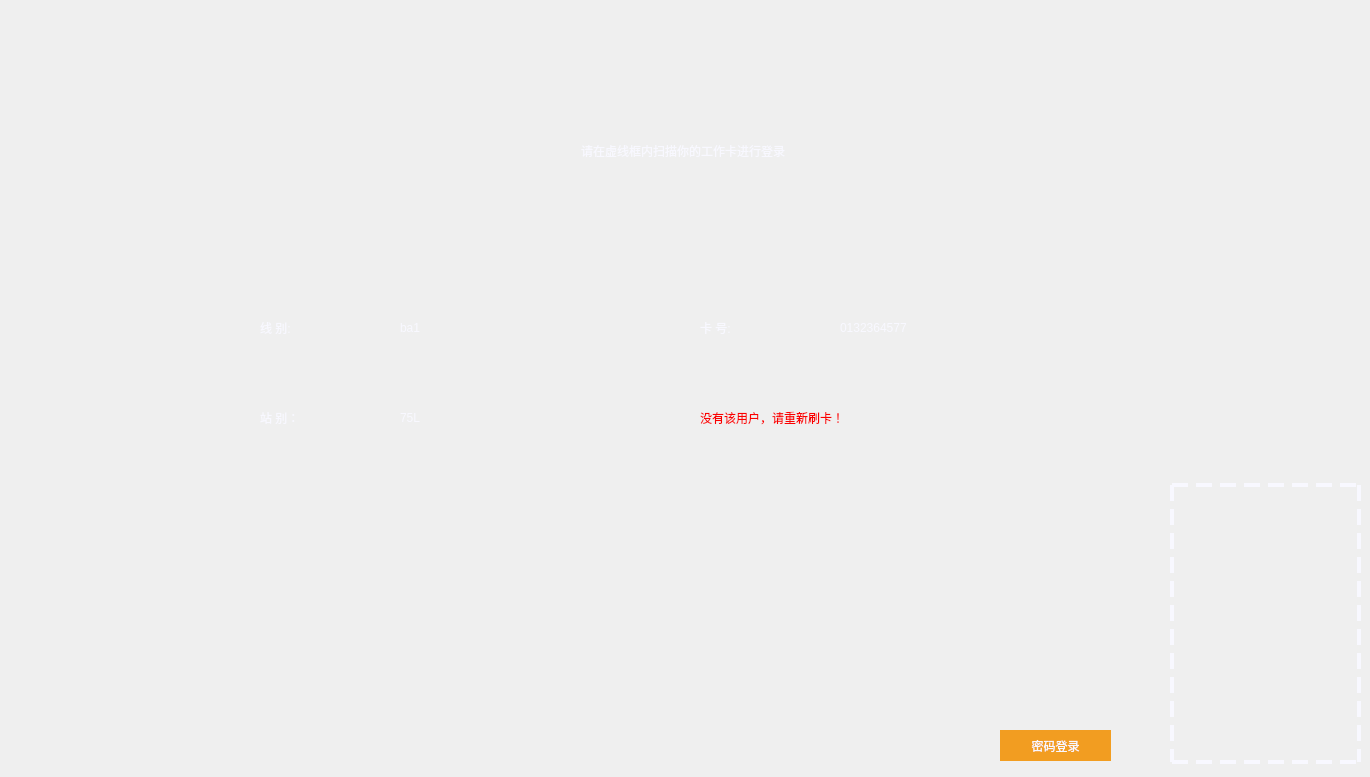
   <widget class="QWidget" name="page_2">
    <widget class="QLabel" name="label_7">
     <property name="geometry">
      <rect>
       <x>183</x>
       <y>110</y>
       <width>1000</width>
       <height>81</height>
      </rect>
     </property>
     <property name="styleSheet">
      <string notr="true">font: 40pt &quot;黑体&quot;;
color: rgb(248, 248, 255);</string>
     </property>
     <property name="text">
      <string>请在虚线框内扫描你的工作卡进行登录</string>
     </property>
     <property name="alignment">
      <set>Qt::AlignCenter</set>
     </property>
    </widget>
    <widget class="QPushButton" name="pushButton_toPassword">
     <property name="geometry">
      <rect>
       <x>1000</x>
       <y>730</y>
       <width>111</width>
       <height>31</height>
      </rect>
     </property>
     <property name="focusPolicy">
      <enum>Qt::NoFocus</enum>
     </property>
     <property name="styleSheet">
      <string notr="true">border-style: solid;
color: rgb(248, 248, 255);
background-color: rgb(242, 157, 33);
font: 14pt &quot;黑体&quot;;</string>
     </property>
     <property name="text">
      <string>密码登录</string>
     </property>
    </widget>
    <widget class="QLabel" name="label_10">
     <property name="geometry">
      <rect>
       <x>260</x>
       <y>310</y>
       <width>101</width>
       <height>35</height>
      </rect>
     </property>
     <property name="styleSheet">
      <string notr="true">font: 20pt &quot;黑体&quot;;
color: rgb(248, 248, 255);</string>
     </property>
     <property name="text">
      <string>线 别:</string>
     </property>
    </widget>
    <widget class="QLabel" name="label_11">
     <property name="geometry">
      <rect>
       <x>260</x>
       <y>400</y>
       <width>101</width>
       <height>35</height>
      </rect>
     </property>
     <property name="styleSheet">
      <string notr="true">font: 20pt &quot;黑体&quot;;
color: rgb(248, 248, 255);</string>
     </property>
     <property name="text">
      <string>站 别：</string>
     </property>
    </widget>
    <widget class="QLabel" name="label_12">
     <property name="geometry">
      <rect>
       <x>400</x>
       <y>400</y>
       <width>101</width>
       <height>35</height>
      </rect>
     </property>
     <property name="styleSheet">
      <string notr="true">font: 20pt &quot;黑体&quot;;
color: rgb(248, 248, 255);</string>
     </property>
     <property name="text">
      <string>75L</string>
     </property>
    </widget>
    <widget class="QLabel" name="label_13">
     <property name="geometry">
      <rect>
       <x>400</x>
       <y>310</y>
       <width>231</width>
       <height>35</height>
      </rect>
     </property>
     <property name="styleSheet">
      <string notr="true">font: 20pt &quot;黑体&quot;;
color: rgb(248, 248, 255);</string>
     </property>
     <property name="text">
      <string>ba1</string>
     </property>
    </widget>
    <widget class="Line" name="line_4">
     <property name="geometry">
      <rect>
       <x>1170</x>
       <y>483</y>
       <width>191</width>
       <height>281</height>
      </rect>
     </property>
     <property name="styleSheet">
      <string notr="true">border-style: dashed;
border-color: rgb(248, 248, 255);
border-width:4px;
</string>
     </property>
     <property name="frameShadow">
      <enum>QFrame::Plain</enum>
     </property>
     <property name="lineWidth">
      <number>3</number>
     </property>
     <property name="orientation">
      <enum>Qt::Vertical</enum>
     </property>
    </widget>
    <widget class="QLabel" name="label_8">
     <property name="geometry">
      <rect>
       <x>1181</x>
       <y>560</y>
       <width>171</width>
       <height>161</height>
      </rect>
     </property>
     <property name="styleSheet">
      <string notr="true">border-image: url(:/LCD_CS351/LCD_CS351/logo/card.png);</string>
     </property>
     <property name="text">
      <string/>
     </property>
    </widget>
    <widget class="QLabel" name="label_cardNumber">
     <property name="geometry">
      <rect>
       <x>840</x>
       <y>310</y>
       <width>211</width>
       <height>35</height>
      </rect>
     </property>
     <property name="styleSheet">
      <string notr="true">font: 20pt &quot;黑体&quot;;
color: rgb(248, 248, 255);</string>
     </property>
     <property name="text">
      <string>0132364577</string>
     </property>
    </widget>
    <widget class="QLabel" name="label_31">
     <property name="geometry">
      <rect>
       <x>700</x>
       <y>310</y>
       <width>111</width>
       <height>35</height>
      </rect>
     </property>
     <property name="styleSheet">
      <string notr="true">font: 20pt &quot;黑体&quot;;
color: rgb(248, 248, 255);</string>
     </property>
     <property name="text">
      <string>卡 号:</string>
     </property>
    </widget>
    <widget class="QLabel" name="label_wrong_2">
     <property name="geometry">
      <rect>
       <x>700</x>
       <y>400</y>
       <width>431</width>
       <height>35</height>
      </rect>
     </property>
     <property name="styleSheet">
      <string notr="true">font: 14pt &quot;黑体&quot;;
color: rgb(250, 0, 0);</string>
     </property>
     <property name="text">
      <string>没有该用户，请重新刷卡！</string>
     </property>
    </widget>
    <widget class="QPushButton" name="pushButton_shutdown">
     <property name="geometry">
      <rect>
       <x>0</x>
       <y>697</y>
       <width>71</width>
       <height>71</height>
      </rect>
     </property>
     <property name="focusPolicy">
      <enum>Qt::NoFocus</enum>
     </property>
     <property name="styleSheet">
      <string notr="true">border-style: solid;
image: url(:/maindialog/ICON-12.png);
background-color: transparent</string>
     </property>
     <property name="text">
      <string/>
     </property>
     <property name="flat">
      <bool>true</bool>
     </property>
    </widget>
   </widget>
